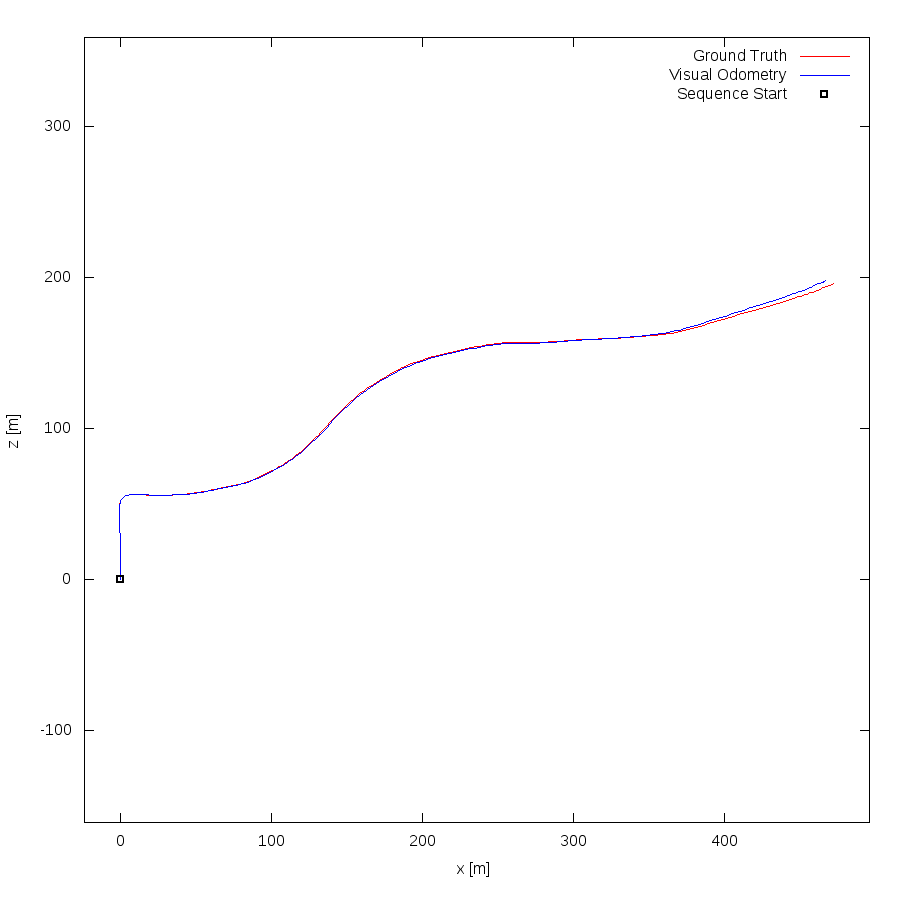

Generate this figure with gnuplot:
set term postscript eps enhanced color
set output "03.eps"
set size ratio -1
set xrange [-24:496]
set yrange [-161:359]
set xlabel "x [m]"
set ylabel "z [m]"
plot "03.txt" using 1:2 lc rgb "#FF0000" title 'Ground Truth' w lines,"03.txt" using 3:4 lc rgb "#0000FF" title 'Visual Odometry' w lines,"< head -1 03.txt" using 1:2 lc rgb "#000000" pt 4 ps 1 lw 2 title 'Sequence Start' w points
